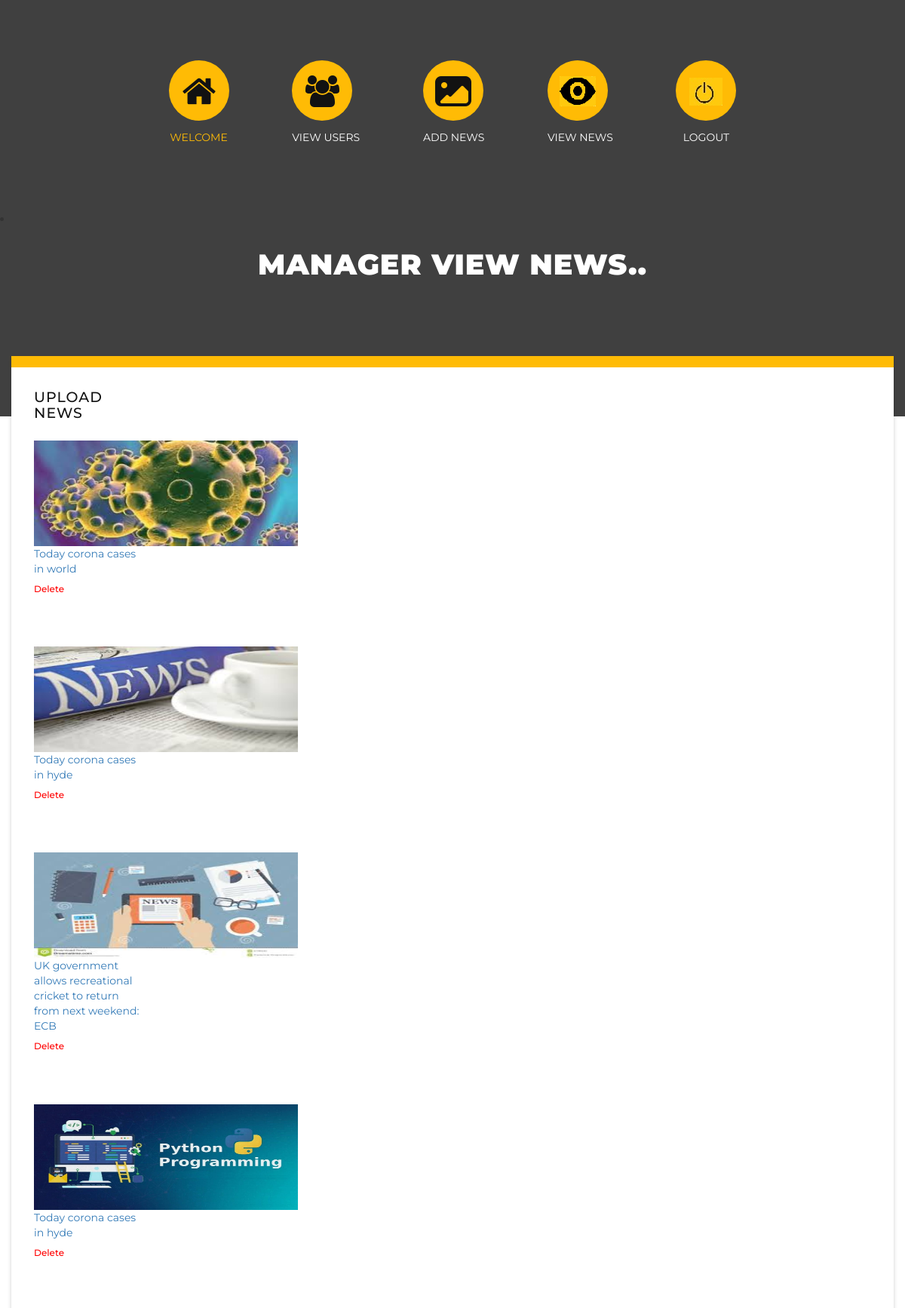
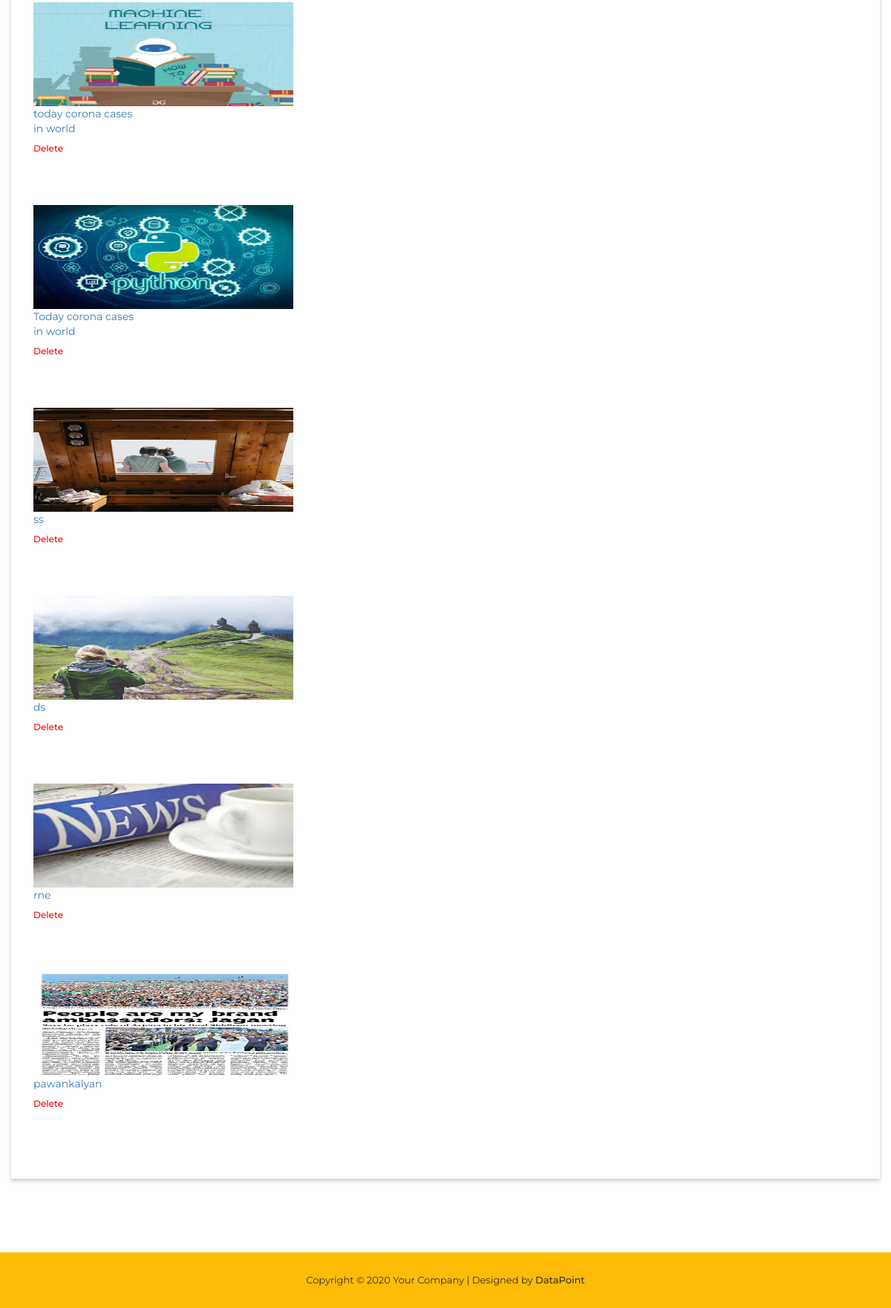
/viewnews/, run on the app's committed database (2 pictures, top to bottom).
### manager/models.py (models this page shows, shortened)
class uploadmodel(models.Model):
    category = models.CharField(max_length=100)
    title = models.CharField(max_length=100)
    file = models.FileField(upload_to='files/pdfs/')
    description = models.CharField(max_length=600)
    location = models.CharField(max_length=100)
    class Meta:
        db_table='uploadnews'

### manager/views.py (the view)
# urls.py: url(r'^viewnews/', viewnews, name="viewnews"),
def viewnews(request):
    check = uploadmodel.objects.all()
    for x in check:
        print(x.id)
    return render(request,'manager/viewnews.html',{'news':check})

### assets/templates/manager/viewnews.html (shortened to what this page needs)
{% extends 'managerbase.html' %}
{% load static %}
{% block contents %}
    <li>
              <div class="heading">
                <h1>Manager view news..</h1>
              </div>
              <div class="cd-half-width second-slide">
                <div class="container">
                  <div class="row">
                    <div class="col-md-155">
                      <div class="content second-content">
                        <div class="row">
                          <div class="col-md-6">
                            <div class="right-about-text">
                   <div class="col-sm-4" style="background-color:;border:;">
                       <h4>Upload news</h4>
                       {% for news in news %}
                       <a href="/viewdetails/?id={{news.id}}&category={{news.category}}&title={{news.title}}&file={{news.file}}&description={{news.description}}&location={{news.location}}"><img src="{{news.file.url}}" style="width:25em;height:10em;">{{news.title}}<a href="{% url 'newsdelete' %}?id={{news.id}}&title={{news.title}}"><h6 style="color:red">Delete</h6></a><br><br><br></a>
                              {% endfor %}
{% endblock %}

### assets/static/css/templatemo-style.css (style rules this page uses)
body { font-family: 'Montserrat', sans-serif; }
.content { margin-bottom: 100px; margin-top: -80px; background-color: #fff; border-top: 15px solid #ffbb05; box-shadow: 0px 3px 5px rgba(0, 0, 0, 0.2); }
.heading { text-align: center; margin-bottom: 180px; }
.heading h1 { margin-top: 30px; font-size: 38px; text-transform: uppercase; color: #fff; font-weight: 900; letter-spacing: 1px; }
.second-slide { text-align: center; background-color: #fff; width: 100%; }
.second-slide img { width: 100%; overflow: hidden; }
.second-slide .right-about-text { text-align: left; margin-left: 15px; margin-right: 30px; }
.second-slide .right-about-text h4 { font-size: 19px; color: #121212; text-transform: uppercase; letter-spacing: 1px; margin-top: 30px; margin-bottom: 25px; }
body:after { content: url(../img/close.png) url(../img/loading.gif) url(../img/prev.png) url(../img/next.png); display: none; }

### data on the page
uploadmodel: file (picture), title "Today corona cases in world"
uploadmodel: file (picture), title "Today corona cases in hyde"
uploadmodel: file (picture), title "UK government allows recreational cricket to return from next weekend: ECB"
uploadmodel: file (picture), title "Today corona cases in hyde"
uploadmodel: file (picture), title "today corona cases in world"
uploadmodel: file (picture), title "Today corona cases in world"
uploadmodel: file (picture), title "ss"
uploadmodel: file (picture), title "ds"
uploadmodel: file (picture), title "rne"
uploadmodel: file (picture), title "pawankalyan"
